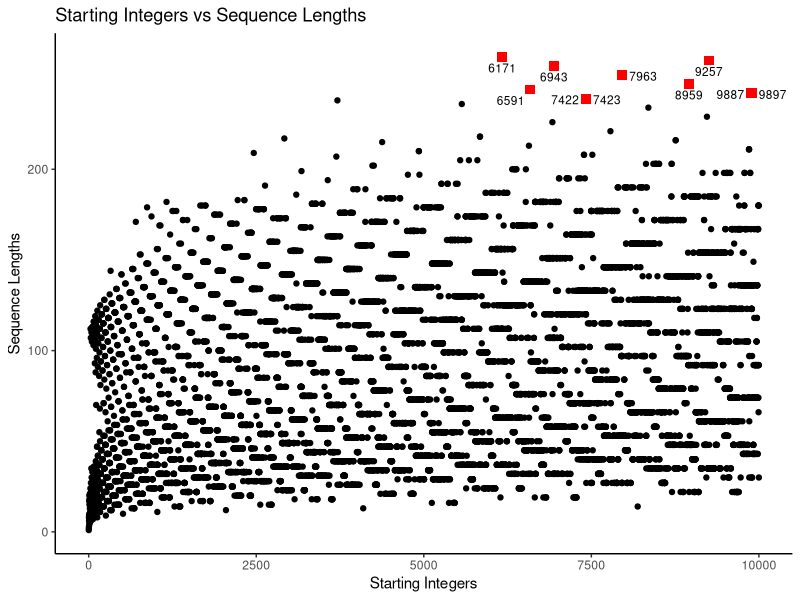
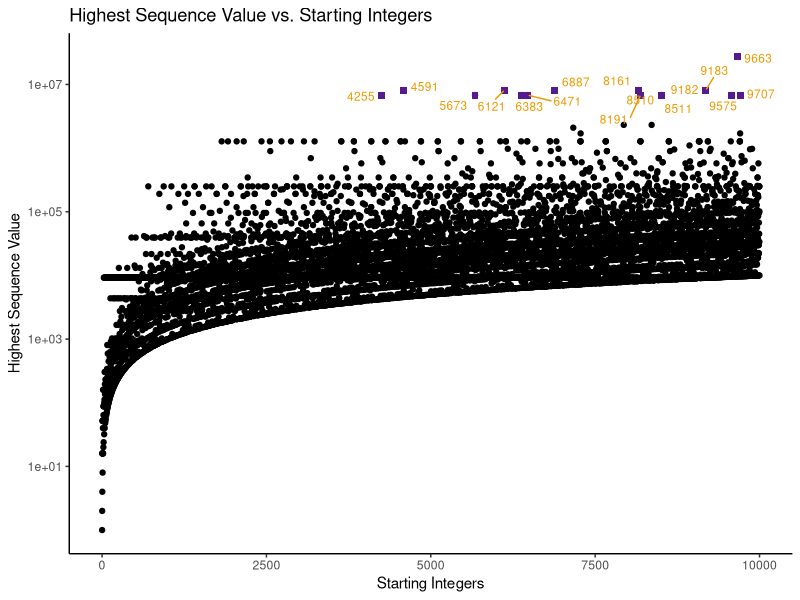
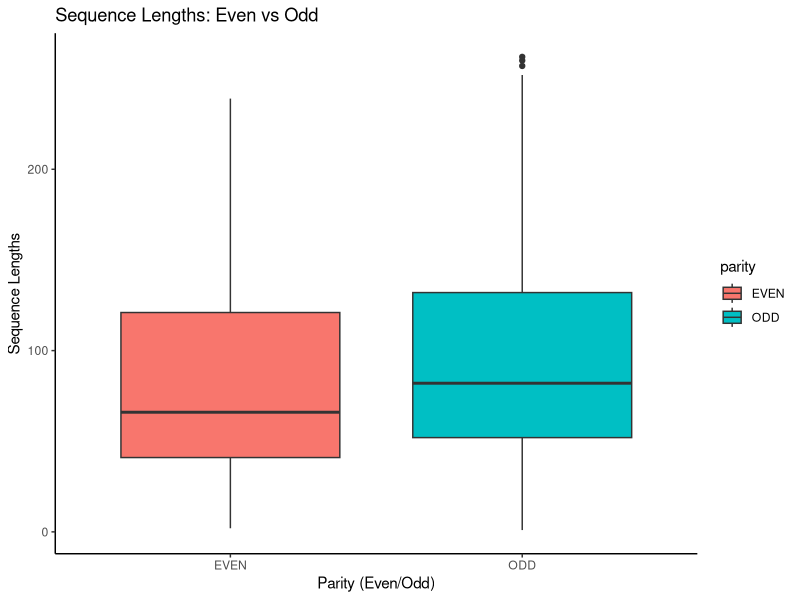
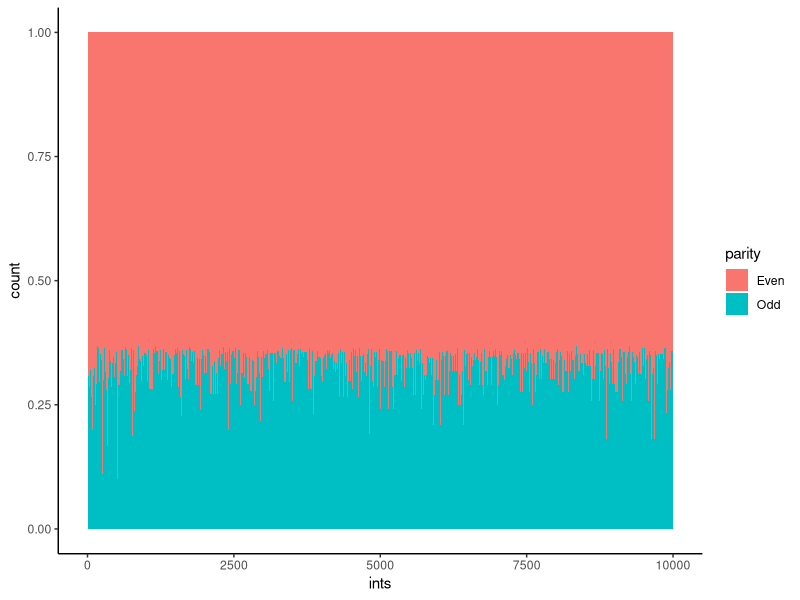
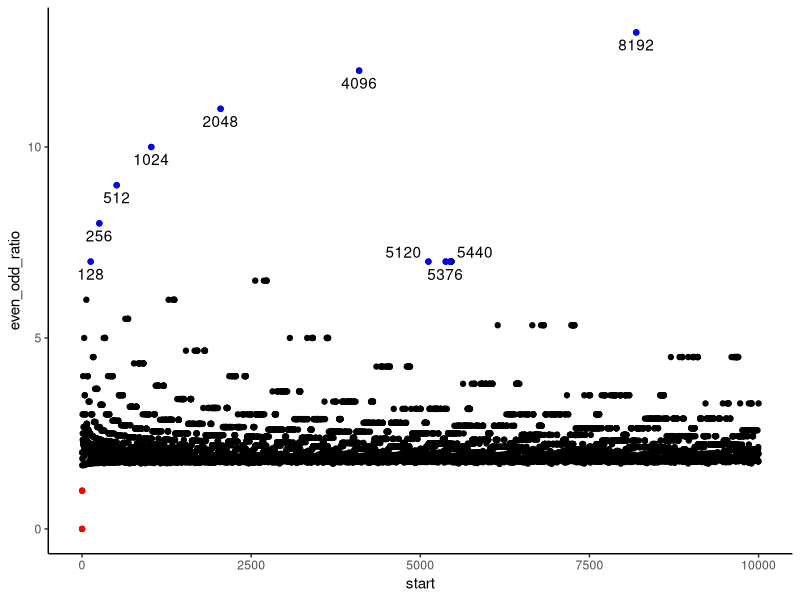
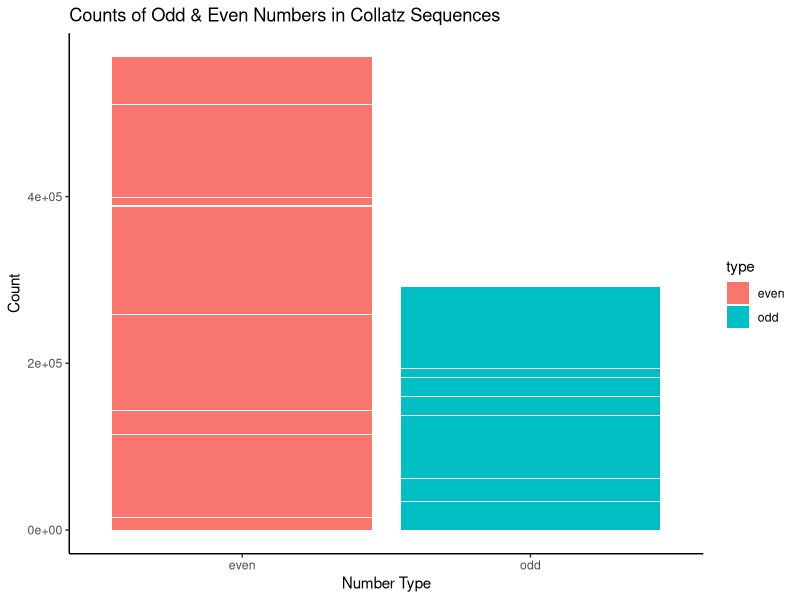
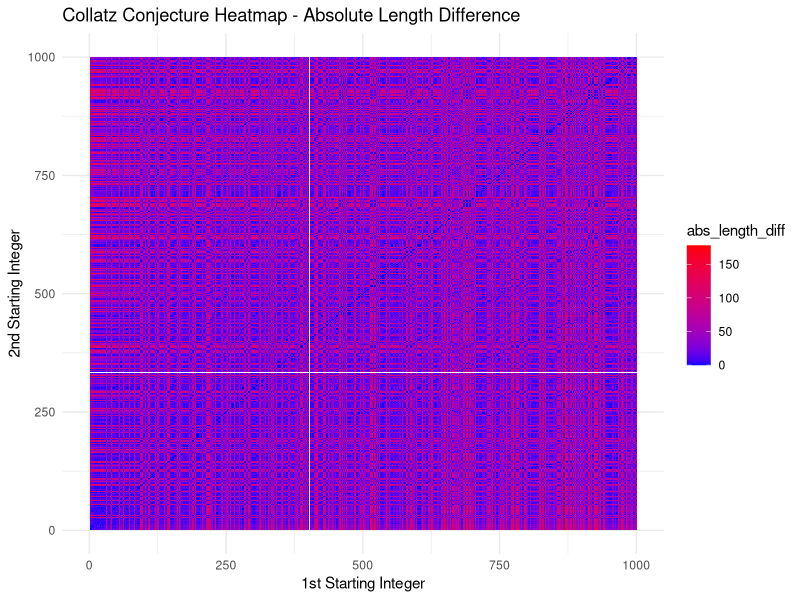

Write the R code that produced these figures, in order.
## ---- chunk 1
knitr::opts_chunk$set(echo = TRUE)
## ---- chunk 2
library(tidyverse)
library(ggplot2)
library(ggrepel)
library(dplyr)
## ---- chunk 3
# accepts a single integer
gen_collatz <- function(n) {
  # Input should all be numerical
  if (is.numeric(n) == FALSE) {
    stop("Invalid input: Not a numerical value")
  }

  # Input should all be integers
  if ((n == as.integer(n)) == FALSE) {
    stop("Invalid input: Not an integer")
  }

  # Input should be 1 or more
  if (n < 1) {
    stop("Invalid input: Value is less than 1")
  }

  # Initialize values
  current <- n
  seq <- c(n)

  # The actual function
  while (current > 1) {
    # check if odd or even
    if (current %% 2 == 0) {
      current <- current / 2
    } else {
      current <- (current * 3) + 1
    }

    # save the new number into the sequence
    seq <- c(seq, current)
  }

  # return the sequence
  return(seq)
}
## ---- chunk 4
collatz_df <- tibble(
  "start" = 1,
  "seq" = list(gen_collatz(1)),
  "length" = length(unlist(seq)),
  "parity" = ifelse((start %% 2) == 0, "EVEN", "ODD"),
  "max_val" = max(unlist(seq))
)

n <- 2

while (n <= 10000) {
  collatz_df <-
    collatz_df %>%
    add_row(
      "start" = n,
      "seq" = list(gen_collatz(n)),
      "length" = length(unlist(seq)),
      "parity" = ifelse((start %% 2) == 0, "EVEN", "ODD"),
      "max_val" = max(unlist(seq))
    )

  n <- n + 1
}
## ---- chunk 5
print(collatz_df)
## ---- chunk 6
## 1. Find the top 10 integers that produce the longest sequence.

top10longest <- collatz_df %>%
  arrange(desc(length)) %>%
  head(10) %>%
  pull("start")
## ---- chunk 7
print(top10longest)
## ---- chunk 8
max_val_int <- collatz_df %>%
  arrange(desc(max_val)) %>%
  head(1) %>%
  pull("start")
## ---- chunk 9
print(max_val_int)
## ---- chunk 10
# Getting all the length of all even starting integers.
even_len <- collatz_df %>%
  filter(parity == "EVEN") %>%
  pull("length")

# Getting all the length of all odd starting integers.
odd_len <- collatz_df %>%
  filter(parity == "ODD") %>%
  pull("length")

# Comparing the average of even starting integers length with odd ones.
even_odd_avg_len <- c(mean(even_len), mean(odd_len))

# Comparing the standard deviation of
# even starting integers length with odd ones.
even_odd_sd_len <- c(sd(even_len), sd(odd_len))
## ---- chunk 11
print(even_odd_avg_len)
## ---- chunk 12
print(even_odd_sd_len)
## ---- chunk 13
## function backtrack to check for backtracking
backtrack <- function(x) {
  # initialize
  initial <- x[1]
  current <- 2
  below_init <- FALSE
  above_init <- FALSE

  while (current <= length(x)) {
    # check for when current value is less than initial
    if (x[current] < initial) {
      below_init <- TRUE
    }

    # check for when current value is higher than initial
    # but only after below_init is TRUE
    if ((x[current] > initial) &&
      (below_init == TRUE)) {
      above_init <- TRUE
    }

    # increment current by 1
    current <- current + 1
  }

  # Both must be TRUE to be considered backtracking
  ifelse(below_init & above_init, TRUE, FALSE)
}
## ---- chunk 14
## doing the actual filtering with the function
backtracks_df <-
  collatz_df %>%
  filter(
    sapply(seq, backtrack)
  )
## ---- chunk 15
print(backtracks_df)
## ---- chunk 16
## backtrack count
backtrack_count <- function(x) {
  # initialize
  initial <- x[1]
  current <- 2
  below_init <- FALSE
  above_init <- FALSE
  counter <- 0

  while (current <= length(x)) {
    # check for when current value is less than initial
    if (x[current] < initial &&
      (below_init == FALSE)) {
      below_init <- TRUE
    }

    # check for when current value is higher than initial
    # but only after below_init is TRUE
    if ((x[current] > initial) &&
      (below_init == TRUE) &&
      (above_init == FALSE)) {
      above_init <- TRUE
    }

    # if below_init and above_init is true, add 1 to counter
    # immediately change back the variables to their FALSE state
    if (below_init && above_init) {
      counter <- counter + 1
      below_init <- FALSE
      above_init <- FALSE
    }

    # increment current by 1
    current <- current + 1
  }

  # returns the backtrack count for each sequences
  return(counter)
}
## ---- chunk 17
mode_calculator <- function(x) {
  # initialize
  unique_nums <- c()
  num_freq <- c()

  # tally the numbers in the freq table
  for (i in x) {
    # If the number in freq is not in unique_nums yet, add to unique_nums
    # also add one to num_freq index that represents the new number (last ind)
    # else, look for index where the number appears on unique_nums
    # and then add 1 to the same index in num_freq
    if ((i %in% unique_nums) == FALSE) {
      unique_nums <- c(unique_nums, i)
      num_freq <- c(num_freq, 1)
    } else {
      index <- which(unique_nums == i)
      num_freq[index] <- num_freq[index] + 1
    }
  }

  # Find the index of the highest frequency
  # then find the number represented by that frequency
  index <- which(num_freq == max(num_freq))
  mode_freq <- unique_nums[index]


  # return the mode
  return(mode_freq)
}
## ---- chunk 18
## doing the actual filtering with backtrack_count
mode_backtrack <-
  backtracks_df %>%
  mutate(
    "freq" = sapply(seq, backtrack_count)
  ) %>%
  summarize(
    "mode" = mode_calculator(freq)
  ) %>%
  pull(1)
## ---- chunk 19
print(mode_backtrack)
## ---- chunk 20
## function to find the max after first backtrack
max_backtrack <- function(x) {
  # initialize
  initial <- x[1]
  current <- 2
  below_init <- FALSE
  above_init <- FALSE
  max_val <- 0

  while (current <= length(x)) {
    # check for when current value is less than initial
    if (x[current] < initial) {
      below_init <- TRUE
    }

    # check for when current value is higher than initial
    # but only after below_init is TRUE
    if ((x[current] > initial) &&
      (below_init == TRUE)) {
      above_init <- TRUE
    }

    # if below_init and above_init is true, start checking for max_val
    if (below_init && above_init) {
      if (x[current] > max_val) {
        max_val <- x[current]
      }
    }

    # increment current by 1
    current <- current + 1
  }

  # return the max_val
  return(max_val)
}
## ---- chunk 21
## doing the actual filtering with max_after_backtrack
max_after_backtrack <-
  backtracks_df %>%
  mutate(
    "max_backtrack" = sapply(seq, max_backtrack)
  ) %>%
  pull(max_backtrack)
## ---- chunk 22
print(tibble(max_after_backtrack))
## ---- chunk 23
## only need to filter by parity
even_odd_backtrack <-
  backtracks_df %>%
  count(parity) %>%
  pull(n)
## ---- chunk 24
print(even_odd_backtrack)
## ---- chunk 25
# Filtering the top 10 results from collatz_df
top10data <- collatz_df %>%
  filter(start %in% top10longest)

# Create complex plots from data in a data frame using ggplot
ggplot(
  data = collatz_df,
  mapping = aes(
    x = start,
    y = length
  )
) +
  # Create scatter plot and labelling
  geom_point() +
  labs(
    title = "Starting Integers vs Sequence Lengths",
    x = "Starting Integers",
    y = "Sequence Lengths"
  ) +
  geom_point(
    data = top10data, aes(x = start, y = length),
    col = "red", size = 3, shape = 15
  ) +
  # To avoid overlaps by repelling text labels
  geom_text_repel(
    data = top10data,
    aes(x = start, y = length, label = start),
    vjust = -0.5,
    hjust = 0.5,
    size = 3
  ) +
  theme_classic()
## ---- chunk 26
# Identifying the top 10 starting integers (highest value reached)
top10highvalue <- collatz_df %>%
  # rearranging the data frame or starting integers in descending manners
  arrange(desc(max_val)) %>%
  # selecting top 10 starting integers from above code
  top_n(10, max_val)

# Create the scatterplot for highest value vs. starting integers
ggplot(data = collatz_df, aes(x = start, y = max_val)) +
  geom_point() + # Scatterplot for all integers
  labs(
    title = "Highest Sequence Value vs. Starting Integers",
    x = "Starting Integers",
    y = "Highest Sequence Value"
  ) +
  geom_point(
    data = top10highvalue,
    aes(x = start, y = max_val),
    col = "purple4", # Color for the top 10 starting integers
    size = 2, # Size of the points for the top 10
    shape = 15 # Shape of the points for the top 10 (square)
  ) +
  geom_text_repel(
    data = top10highvalue,
    aes(x = start, y = max_val, label = start),
    vjust = -0.5, # Adjust vertical position of labels
    hjust = 0.5, # Adjust horizontal position of labels
    size = 3, # Size of the labels
    col = "orange2" # Color for labeling top 10 value points
  ) +
  scale_y_log10() + # Add logarithmic scale to the y-axis
  theme_classic()
## ---- chunk 27
# Create a boxplot to compare the distributions
ggplot(data = collatz_df, aes(x = parity, y = length, fill = parity)) +
  geom_boxplot() +
  labs(
    title = "Sequence Lengths: Even vs Odd",
    x = "Parity (Even/Odd)",
    y = "Sequence Lengths"
  ) +
  theme_classic()
## ---- chunk 28

#### Below is the Rcode used to answer our question

# Initialize
collatz_sequence <- collatz_df

# Wrangle the data to identify odd and even numbers in each sequence and Calculate the ratio
collatz_sequence <- collatz_sequence %>%
  mutate(
    even = sapply(seq, function(x) {
      sum(x %% 2 == 0)
    }),
    odd = sapply(seq, function(x) {
      sum(x %% 2 == 1)
    }),
    even_odd_ratio = even / odd
  )

# Summarize statistics for Even, Odd and even_odd_ratio
even_odd_avg_max <- collatz_sequence %>%
  gather(key = "type", value = "value", even, odd) %>%
  group_by(type) %>%
  summarize(
    average = mean(value),
    maximum = max(value)
  )

ratio_avg_max <- collatz_sequence %>%
  gather(key = "type", value = "value", even_odd_ratio) %>%
  group_by(type) %>%
  summarize(
    average = mean(value),
    maximum = max(value)
  )
## ---- chunk 29
print(collatz_sequence)
## ---- chunk 30
print(even_odd_avg_max)
## ---- chunk 31
print(ratio_avg_max)
## ---- chunk 32
parity_table <- 
  tibble(
    "ints" = rep(1:10000, times = 2),
    "even_odds_count" = c(collatz_sequence$even, collatz_sequence$odd)
  ) %>%
  arrange(ints) %>%
  mutate(
    "parity" = rep(c("Even", "Odd"), times = 10000)
  )

count <- parity_table$even_odds_count
parity_df <- parity_table[rep(seq_len(nrow(parity_table)), times = count), ]

parity_df %>%
  ggplot(
    aes(
      x = ints,
      fill = parity
    )
  ) +
  
  geom_histogram(
    binwidth = 1,
    position = "fill") +
  
  theme_classic()

## Another way of plotting ratio

odd_wins <-
  collatz_sequence %>%
  filter(even_odd_ratio <= 1)

top10ratio <-
  collatz_sequence %>%
  arrange(desc(even_odd_ratio)) %>%
  slice(1:10)

collatz_sequence %>%
  ggplot(
    aes(
      x = start,
      y = even_odd_ratio
    )
  ) +
  
  geom_point(
  ) +
  
  geom_point(
    data = odd_wins,
    color = "red"
  ) +
  
  geom_point(
    data = top10ratio,
    color = "blue",
    size = 1.5
  ) +
  
  geom_text_repel(
    data = top10ratio,
    aes(label = start,
        vjust = -0.5)
  ) +
  
  theme_classic()

## ---- chunk 33
## Explore and visualize the distribution of even and odd numbers
## For example, create a bar chart:
collatz_sequence %>%
  gather(key = "type", value = "count", odd, even) %>%
  ggplot(aes(x = type, y = count, fill = type)) +
  geom_bar(stat = "identity") +
  labs(
    title = "Counts of Odd & Even Numbers in Collatz Sequences",
    x = "Number Type",
    y = "Count"
  ) +
  theme_classic()
## ---- chunk 34
### Making pairs of random starting integers
pairs_df <- collatz_df %>%
  expand(start1 = start[1:1000], start2 = start[1:1000])

### Calculating the absolute difference between the length of the pairs
pairs_df <- pairs_df %>%
  mutate(abs_length_diff = abs(collatz_df$length[start1] - 
                                 collatz_df$length[start2]))

### Making the heatmap of the absolute length difference 
heatmap_plot <- ggplot(pairs_df, aes(x = start1,
                                     y = start2,
                                     fill = abs_length_diff)) +
  geom_tile() +
  scale_fill_gradient(low = "blue",
                      high = "red") +
  labs(title = "Collatz Conjecture Heatmap - Absolute Length Difference",
       x = "1st Starting Integer",
       y = "2nd Starting Integer") +
  theme_minimal()

print(heatmap_plot)
